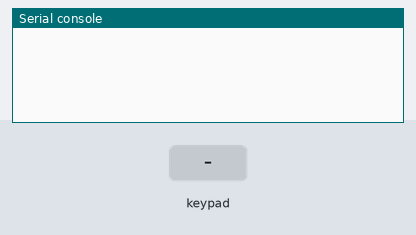
Bench run of a program on a simulated Raspberry Pi Pico running MicroPython. On the bench: the last lines printed to the serial console. Inputs (shaded band) come from the test bench.

Above: at 1.2 s.
1.3 s: key 'D' pressed
At 2.5 s:
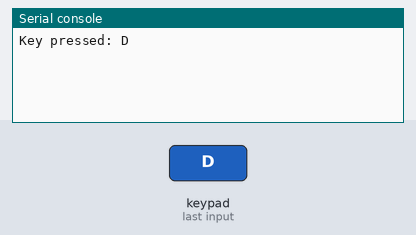
2.8 s: keypad keys 1 2 pressed 0.4 s apart
At 3.6 s:
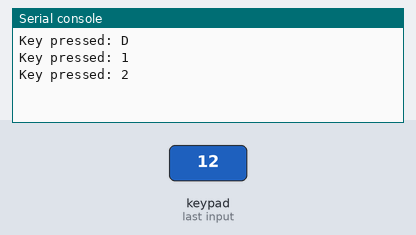
5.1 s: key '*' pressed
At 6.1 s:
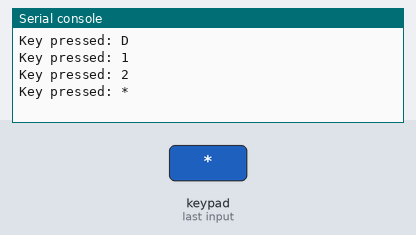
6.6 s: key 'C' pressed
At 7.2 s:
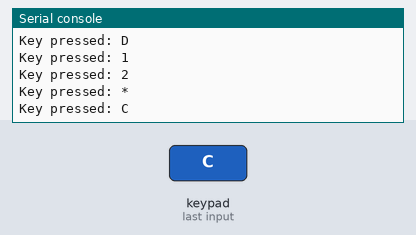
8.2 s: keypad keys 2 5 # pressed 0.4 s apart
At 9.6 s:
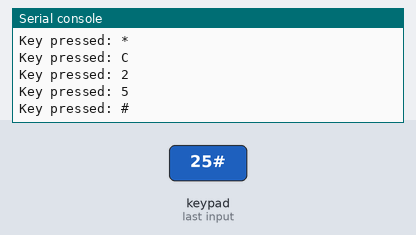
Timing chart, 0 to 11.2 s (numbered marks = the images above; inputs shaded):
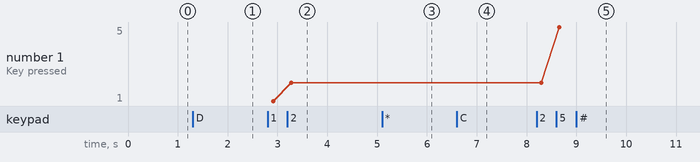

The program:

matrix_keyboard_4x4_exemplo.py
```python
"""
@file matrix_keyboard_4x4_examplo.py
@brief Programa para detectar teclas pressionadas em um teclado matricial 4x4 usando Raspberry Pi Pico
@details Este programa demonstra como utilizar a biblioteca matrix_keyboard_4x4.py para detectar as teclas
         pressionadas em um teclado matricial 4x4 e um Raspberry Pi Pico rodando MicroPython.
         O código inclui um debounce para melhorar a estabilidade da leitura das teclas.
@author Rodrigo França
@date 2024-04-22
"""

# Importa a classe MatrixKeyboard da biblioteca matrix_keyboard_4x4.py
from matrix_keyboard_4x4 import MatrixKeyboard
# Importa a biblioteca utime para funções relacionadas ao tempo
import utime

# Configuração dos pinos do Raspberry Pi Pico conectados ao teclado matricial
rows_pins = [9, 8, 7, 6]  # Pinos GPIO para as linhas
cols_pins = [13, 12, 11, 10]  # Pinos GPIO para as colunas
debounce_time = 20  # Tempo de debounce em milissegundos

# Instancia o objeto teclado com a configuração de pinos e tempo de debounce
keyboard = MatrixKeyboard(rows_pins, cols_pins, debounce_time)

# Loop infinito para detectar teclas pressionadas continuamente
while True:
    key_chars = keyboard.get_pressed_keys()  # Obtém a lista de teclas pressionadas
    # Processa cada tecla pressionada
    for key in key_chars:
        #print("Tecla pressionada: {}".format(key))

        if key == '1':
            print("Key pressed: 1")
        elif key == '2':
            print("Key pressed: 2")
        elif key == '3':
            print("Key pressed: 3")
        elif key == 'A':
            print("Key pressed: A")
        elif key == '4':
            print("Key pressed: 4")
        elif key == '5':
            print("Key pressed: 5")
        elif key == '6':
            print("Key pressed: 6")
        elif key == 'B':
            print("Key pressed: B")
        elif key == '7':
            print("Key pressed: 7")
        elif key == '8':
            print("Key pressed: 8")
        elif key == '9':
            print("Key pressed: 9")
        elif key == 'C':
            print("Key pressed: C")
        elif key == '*':
            print("Key pressed: *")
        elif key == '0':
            print("Key pressed: 0")
        elif key == '#':
            print("Key pressed: #")
        elif key == 'D':
            print("Key pressed: D")
        else:
            print("Unknown key")

    # Pausa para debounce e redução do uso da CPU
    utime.sleep_ms(100)
```

matrix_keyboard_4x4.py
```python
"""
@file u_matrix_keyboard_4x4.py
@brief Biblioteca para controlar um teclado de matriz 4x4 com Raspberry Pi Pico e MicroPython
@details Esta biblioteca fornece uma classe para interação com teclados de matriz 4x4,
         permitindo a detecção de teclas pressionadas com debouncing.
@author Rodrigo França
@date 2023-03-17
"""

from machine import Pin
import utime

class MatrixKeyboard:
    """
    @brief Classe para manipular um teclado de matriz 4x4.
    """
    def __init__(self, rows_pins, cols_pins, debounce_time_ms=20):
        """
        @param rows_pins Lista dos pinos GPIO conectados às linhas do teclado.
        @param cols_pins Lista dos pinos GPIO conectados às colunas do teclado.
        @param debounce_time_ms Tempo de debounce em milissegundos (padrão: 20ms).
        """
        self.rows = [Pin(pin, Pin.OUT, value=1) for pin in rows_pins]  # Configura linhas como saída.
        self.cols = [Pin(pin, Pin.IN, Pin.PULL_UP) for pin in cols_pins]  # Configura colunas como entrada com pull-up.
        self.debounce_time_ms = debounce_time_ms
        self.last_keys = []
        self.key_map = [
            ['D', '#', '0', '*'],
            ['C', '9', '8', '7'],
            ['B', '6', '5', '4'],
            ['A', '3', '2', '1']
        ]

    def _set_row_mode(self, row, mode):
        """Define o modo do pino para uma linha."""
        row.init(mode=Pin.OUT if mode == 0 else Pin.IN, pull=None if mode == 1 else Pin.PULL_UP)

    def _scan_keys(self):
        """Escaneia o teclado para identificar quais teclas estão sendo pressionadas."""
        pressed_keys = []
        for row in self.rows:
            self._set_row_mode(row, 1)  # Configura para alta impedância

        for row_num, row in enumerate(self.rows):
            self._set_row_mode(row, 0)
            row.value(0)
            utime.sleep_ms(1)  # Estabiliza a linha

            for col_num, col in enumerate(self.cols):
                if col.value() == 0:
                    pressed_keys.append((row_num, col_num))

            self._set_row_mode(row, 1)

        return pressed_keys

    def _debounce(self, keys):
        """Debouncing para estabilizar a detecção de teclas pressionadas."""
        if not keys:
            return keys
        utime.sleep_ms(self.debounce_time_ms)
        stable_keys = self._scan_keys()
        return [key for key in stable_keys if key in keys]

    def _scan_falling_edges(self, previous_keys):
        """Detecta bordas de descida nas teclas pressionadas."""
        current_keys = self._scan_keys()
        falling_edges = [key for key in current_keys if key not in previous_keys]
        return falling_edges

    def get_pressed_keys(self):
        """Obtém os caracteres das teclas que foram pressionadas após o debouncing."""
        falling_edges = self._scan_falling_edges(self.last_keys)
        key_chars = []
        if falling_edges:
            debounced_keys = self._debounce(falling_edges)
            if debounced_keys:
                key_chars = [self.key_map[row][col] for row, col in debounced_keys]
        self.last_keys = self._scan_keys()  # Atualiza o estado das últimas teclas
        return key_chars
```

Measured:
- after the input at 1.3 s, the serial console: prints a new line after 0.06 s (image 1)
- after the input at 2.8 s, the serial console: prints a new line after 0.12 s (image 2)
- after the input at 5.1 s, the serial console: prints a new line after 0.07 s (image 3)
- after the input at 6.6 s, the serial console: prints a new line after 0.13 s (image 4)
- after the input at 8.2 s, the serial console: prints a new line after 0.10 s (image 5)
- plotted number 1: 2 → 5 after the input at 8.2 s
